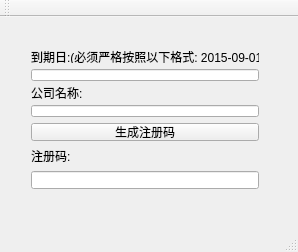
<?xml version="1.0" encoding="UTF-8"?>
<ui version="4.0">
 <class>MainWindow</class>
 <widget class="QMainWindow" name="MainWindow">
  <property name="geometry">
   <rect>
    <x>0</x>
    <y>0</y>
    <width>298</width>
    <height>252</height>
   </rect>
  </property>
  <property name="windowTitle">
   <string>MainWindow</string>
  </property>
  <widget class="QWidget" name="centralWidget">
   <widget class="QWidget" name="">
    <property name="geometry">
     <rect>
      <x>20</x>
      <y>22</y>
      <width>250</width>
      <height>161</height>
     </rect>
    </property>
    <layout class="QVBoxLayout" name="verticalLayout_3">
     <item>
      <layout class="QVBoxLayout" name="verticalLayout">
       <item>
        <widget class="QLabel" name="label">
         <property name="text">
          <string>到期日:(必须严格按照以下格式: 2015-09-01)</string>
         </property>
        </widget>
       </item>
       <item>
        <widget class="QLineEdit" name="ctl_le_date"/>
       </item>
       <item>
        <widget class="QLabel" name="label_2">
         <property name="text">
          <string>公司名称:</string>
         </property>
        </widget>
       </item>
       <item>
        <widget class="QLineEdit" name="ctl_le_company"/>
       </item>
      </layout>
     </item>
     <item>
      <layout class="QVBoxLayout" name="verticalLayout_2">
       <item>
        <widget class="QPushButton" name="pushButton">
         <property name="text">
          <string>生成注册码</string>
         </property>
        </widget>
       </item>
       <item>
        <widget class="QLabel" name="label_3">
         <property name="text">
          <string>注册码:</string>
         </property>
        </widget>
       </item>
       <item>
        <widget class="QLineEdit" name="ctl_le_key"/>
       </item>
      </layout>
     </item>
    </layout>
   </widget>
  </widget>
  <widget class="QMenuBar" name="menuBar">
   <property name="geometry">
    <rect>
     <x>0</x>
     <y>0</y>
     <width>298</width>
     <height>23</height>
    </rect>
   </property>
  </widget>
  <widget class="QToolBar" name="mainToolBar">
   <attribute name="toolBarArea">
    <enum>TopToolBarArea</enum>
   </attribute>
   <attribute name="toolBarBreak">
    <bool>false</bool>
   </attribute>
  </widget>
  <widget class="QStatusBar" name="statusBar"/>
 </widget>
 <layoutdefault spacing="6" margin="11"/>
 <resources/>
 <connections/>
</ui>
